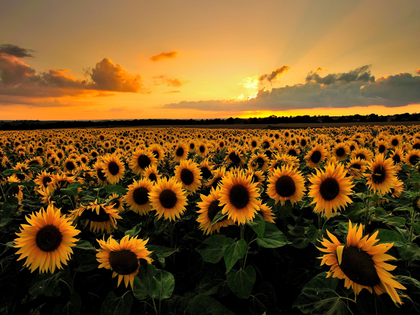
%> input picture lab1/src/material/sunflowers18.png, 420 x 315 px, shrunk from 640 x 480 before the run
$ octave part_2_1.m   (GNU Octave 9; MATLAB toolbox functions it lacks are replaced by stand-ins)
%> lines starting %> are read from the running program, lines starting %| are printed output that depends on the picture; in (x1, y1, x2, y2) boxes, pixels count from 0 and x2, y2 are one past the last pixel; in counts of white or black regions, pixels touching at a corner belong together; the program's own positions count from 1
%% 2.1.1
%We compute the matrices J_1, J_2, J_3 which are needed in order to
%implement the Harris-Stephens method

I_0 = imread('material\sunflowers18.png');
%> I_0 is the input picture: size 315x420x3 uint8; mean R, G, B 116.3, 82.6, 35.6
I = rgb2gray(I_0);

figure()
imshow(I_0);
%parameters
sigma = 2;
r = 2.5;
k = 0.05;
theta_corn = 0.000005;
s = 1.5;
N = 4;

%Computation of J_1, J_2 and J_3
n_s =  ceil(3 * sigma) * 2 + 1;
n_r = ceil(3 * r) * 2 + 1;

G_s = fspecial('gaussian', n_s, sigma);
G_r = fspecial('gaussian', n_r, r);

I_s = imfilter(double(I), G_s);
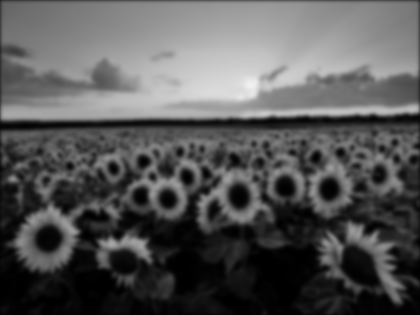
%> I_s: size 315x420 double; min 0, max 241, mean 86.8

[I_x, I_y] = gradient(I_s);
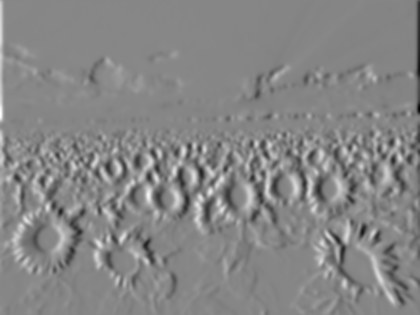
%> I_x: size 315x420 double; min -32.8, max 29.59, mean 0; drawn with min black and max white
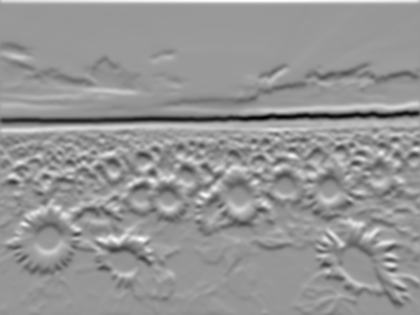
%> I_y: size 315x420 double; min -39.54, max 27.26, mean -0.2; drawn with min black and max white

temp1 = I_x .* I_x;
temp2 = I_x .* I_y;
temp3 = I_y .* I_y;

J_1 = imfilter(temp1, G_r);
J_2 = imfilter(temp2, G_r);
J_3 = imfilter(temp3, G_r);

%% 2.1.2
%We now calculate the eigenvalues of the tensor J

l_plus = (J_1 + J_3 + sqrt((J_1 - J_3) .^ 2 + 4 * J_2 .^ 2))/2;
l_minus = (J_1 + J_3 - sqrt((J_1 - J_3) .^ 2 + 4 * J_2 .^ 2))/2;

figure()
imshow(l_plus);
title('+');

figure()
imshow(l_minus);
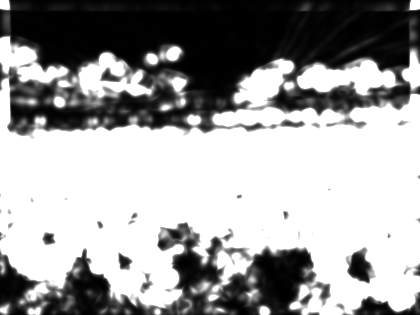
%> displayed picture: size 315x420, on the screen's scale of 0 to 255; min 0, max 255, mean 158.6
title('-');
%% 2.1.3
%Now we are going to calculate the matrix R and then we will find which of
%its elements fulfil conditions 1 and 2

R = l_minus .* l_plus - k * (l_plus + l_minus) .^ 2;
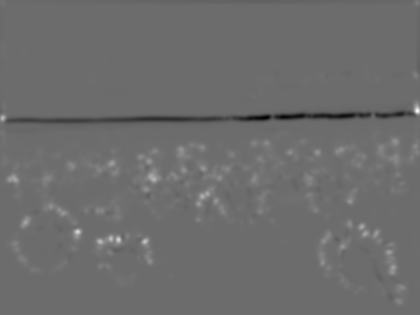
%> R: size 315x420 double; min -26635.5, max 35932.3, mean 145.7; drawn with min black and max white

B_sq = strel('disk', n_s);
Cond1 = ( R == imdilate(R, B_sq) );
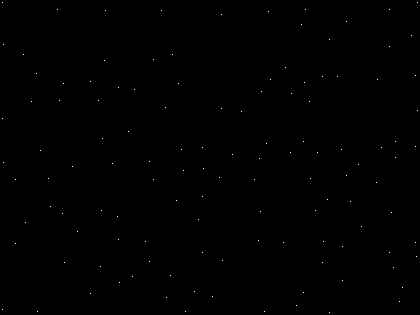
%> Cond1: size 315x420 logical; 0.09% white in thin lines or dots

max_R = max(R(:));
%> max_R = 35932.3
Cond2 = ( R >= theta_corn * max_R );
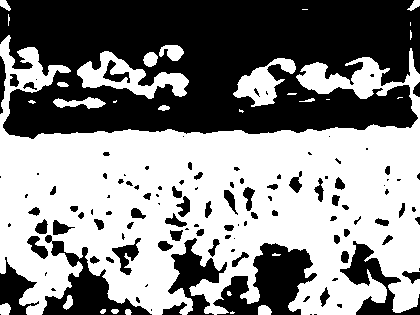
%> Cond2: size 315x420 logical; 53.1% white; 120 black regions (52 under 20 px), largest, box (x1, y1, x2, y2) and area: (0, 0, 420, 139) 45218, (213, 243, 317, 315) 3943, (42, 235, 152, 315) 2820

criterion = Cond1 & Cond2;
%> criterion: size 315x420 logical; 0.08% white in thin lines or dots
[m , n] = size(criterion);
%> m = 315; n = 420
input_array = [];

for i = 1:m
    for j = 1:n
        if criterion(i, j) == 1
            new_row = [j i sigma];
            input_array = [input_array; new_row];
        end
    end
end
%> after the loop, input_array = 111 rows, first 12: [3 3 2; 418 3 2; 306 10 2; 412 36 2; 4 45 2; 24 55 2; 173 55 2; 154 60 2; 105 61 2; 286 68 2; 37 74 2; 416 76 2]; new_row = [330 313 2]

figure()
interest_points_visualization(I_0, input_array);
%> (this line was passed over: interest_points_visualization is not available in this run)
